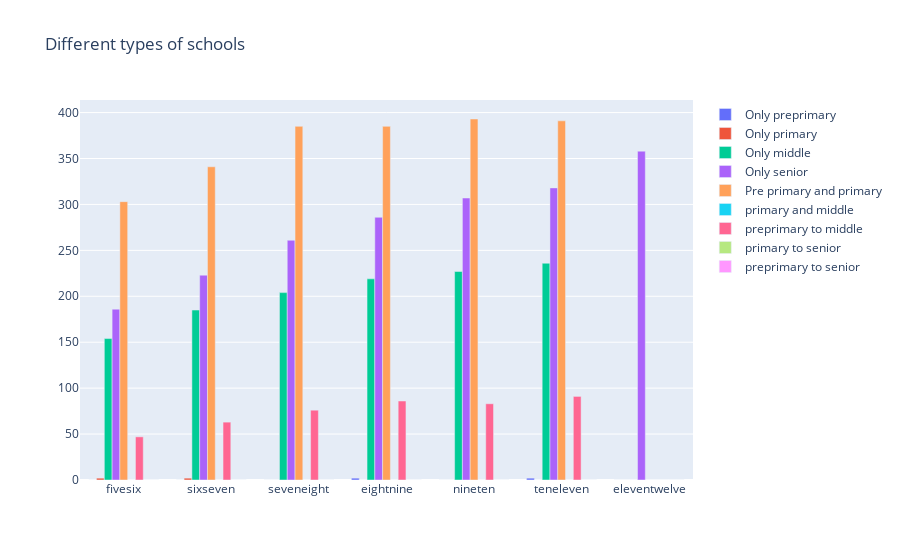

The notebook cell saved with this chart:
### Markdown cell above
First, let's check out the distribution of the schools which take admissions for specific sections of the schooling life, such as only pre-primary (pre-k and k), only primary (1-5), only middle (6-8), and so on.

### Code cell
main_list=[['prek','k'],['grade1','grade2','grade3','grade4','grade5'],['grade6','grade7','grade8'],
           ['grade9','grade10','grade11','grade12'],['prek','k','grade1','grade2','grade3','grade4','grade5'],
           ['grade1','grade2','grade3','grade4','grade5','grade6','grade7','grade8'],
           ['prek','k','grade1','grade2','grade3','grade4','grade5','grade6','grade7','grade8'],
           ['grade1','grade2','grade3','grade4','grade5','grade6','grade7','grade8','grade9','grade10','grade11','grade12'],
           ['prek','k','grade1','grade2','grade3','grade4','grade5','grade6','grade7','grade8','grade9','grade10','grade11','grade12']]
all_classes=['prek','k','grade1','grade2','grade3','grade4','grade5','grade6','grade7','grade8','grade9','grade10','grade11','grade12']
years=['20052006','20062007','20072008','20082009','20092010','20102011','20112012']
overall_categ_nums=[]
categ_nums=[]
for i in range(0,len(main_list)):
    not_null_columns=[main_list[i]]
    null_columns = [i for i in all_classes if i not in not_null_columns[0]]
    my_data=data[(data[main_list[i]].notnull().all(1)) & (data[null_columns].isna().all(1))]
    for j in years:
        categ_nums.append(len(my_data[my_data['schoolyear']==j]))
    overall_categ_nums.append(categ_nums)
    categ_nums=[]

myyears=['fivesix','sixseven','seveneight','eightnine','nineten','teneleven','eleventwelve']
trace1=go.Bar(
    x=myyears,
    y=overall_categ_nums[0],
    name='Only preprimary'
)
trace2=go.Bar(
    x=myyears,
    y=overall_categ_nums[1],
    name='Only primary'
)
trace3=go.Bar(
    x=myyears,
    y=overall_categ_nums[2],
    name='Only middle'
)
trace4=go.Bar(
    x=myyears,
    y=overall_categ_nums[3],
    name='Only senior'
)
trace5=go.Bar(
    x=myyears,
    y=overall_categ_nums[4],
    name='Pre primary and primary'
)
trace6=go.Bar(
    x=myyears,
    y=overall_categ_nums[5],
    name='primary and middle'
)
trace7=go.Bar(
    x=myyears,
    y=overall_categ_nums[6],
    name='preprimary to middle'
)
trace8=go.Bar(
    x=myyears,
    y=overall_categ_nums[7],
    name='primary to senior'
)
trace9=go.Bar(
    x=myyears,
    y=overall_categ_nums[8],
    name='preprimary to senior'
)
data1=[trace1,trace2,trace3,trace4,trace5,trace6,trace7,trace8,trace9]
layout=go.Layout(barmode='group',title='Different types of schools')
fig=go.Figure(data=data1,layout=layout)
iplot(fig)

### Figure 1 — Plotly figure (JSON) as saved in the notebook; plotly's stock layout.template omitted (floating-point values rounded to 4 significant figures)
{"data": [{"name": "Only preprimary", "type": "bar", "x": ["fivesix", "sixseven", "seveneight", "eightnine", "nineten", "teneleven", "eleventwelve"], "y": [0, 0, 0, 2, 0, 2, 0]}, {"name": "Only primary", "type": "bar", "x": ["fivesix", "sixseven", "seveneight", "eightnine", "nineten", "teneleven", "eleventwelve"], "y": [2, 2, 0, 0, 0, 0, 0]}, {"name": "Only middle", "type": "bar", "x": ["fivesix", "sixseven", "seveneight", "eightnine", "nineten", "teneleven", "eleventwelve"], "y": [154, 185, 204, 219, 227, 236, 0]}, {"name": "Only senior", "type": "bar", "x": ["fivesix", "sixseven", "seveneight", "eightnine", "nineten", "teneleven", "eleventwelve"], "y": [186, 223, 261, 286, 307, 318, 358]}, {"name": "Pre primary and primary", "type": "bar", "x": ["fivesix", "sixseven", "seveneight", "eightnine", "nineten", "teneleven", "eleventwelve"], "y": [303, 341, 385, 385, 393, 391, 0]}, {"name": "primary and middle", "type": "bar", "x": ["fivesix", "sixseven", "seveneight", "eightnine", "nineten", "teneleven", "eleventwelve"], "y": [0, 0, 0, 0, 0, 0, 0]}, {"name": "preprimary to middle", "type": "bar", "x": ["fivesix", "sixseven", "seveneight", "eightnine", "nineten", "teneleven", "eleventwelve"], "y": [47, 63, 76, 86, 83, 91, 0]}, {"name": "primary to senior", "type": "bar", "x": ["fivesix", "sixseven", "seveneight", "eightnine", "nineten", "teneleven", "eleventwelve"], "y": [0, 0, 0, 0, 0, 0, 0]}, {"name": "preprimary to senior", "type": "bar", "x": ["fivesix", "sixseven", "seveneight", "eightnine", "nineten", "teneleven", "eleventwelve"], "y": [0, 0, 0, 0, 0, 0, 0]}], "layout": {"barmode": "group", "title": {"text": "Different types of schools"}}}
